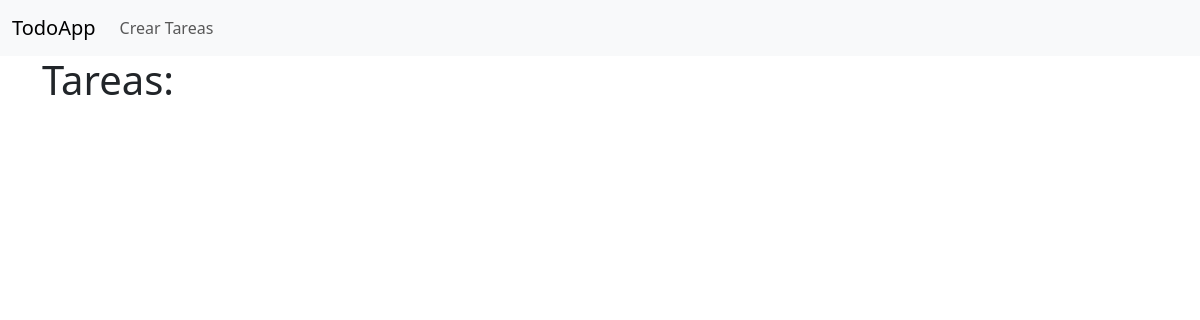
Before: / with the older database file.
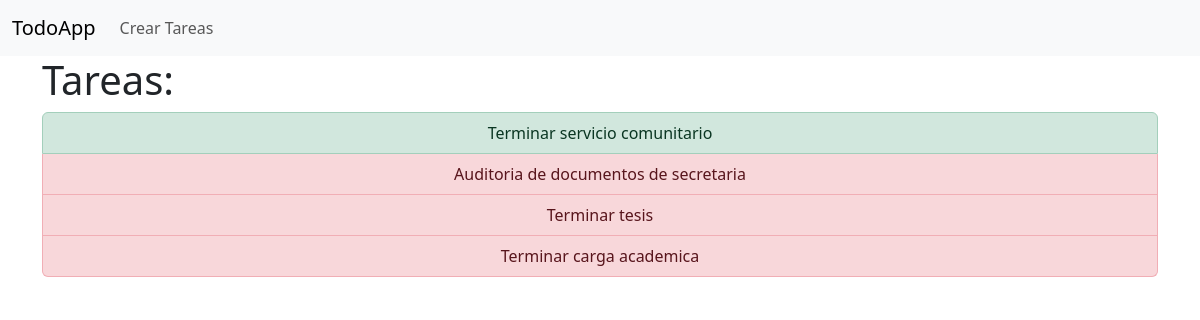
After: the same page with the newer database file.
### tasks/models.py (models this page shows)
class Task(models.Model):
    description=models.CharField(max_length=255)
    done=models.BooleanField()

### tasks/views.py (the view)
# urls.py: path('',home_view,name='home-view')
def home_view(request):
    tasks=Task.objects.all()
    context={
        'tasks':tasks
    }
    return render(request,'tasks/home.html',context)

### templates/tasks/home.html (shortened to what this page needs)
{% extends 'base/master.html' %}
{% block content %}
<div>
    <h1>Tareas:</h1>
    <ul class="list-group">
        {% for task in tasks %}
        <li class="list-group-item text-center list-group-item-{% if task.done %}success{% else %}danger{% endif %}">{{ task.description }}</li>
        {% endfor %}
    </ul>
</div>
{% endblock %}

### templates/base/master.html (shortened to what this page needs)
<!DOCTYPE html>
<html lang="en">
<head>
    <link href="https://cdn.jsdelivr.net/npm/bootstrap@5.3.3/dist/css/bootstrap.min.css" rel="stylesheet">
</head>
<body>
    <nav class="navbar navbar-expand-lg bg-body-tertiary">
        <div class="container-fluid">
          <a class="navbar-brand" href="#">TodoApp</a>
          <div class="collapse navbar-collapse" id="navbarNav">
            <ul class="navbar-nav">
              <li class="nav-item">
                <a class="nav-link" href="#">Crear Tareas</a>
              </li>
            </ul>
          </div>
        </div>
      </nav>
      <div class="container">
        {% block content %}
        {% endblock %}
      </div>
</body>
</html>

Changed rows visible on the page:
added Task: description "Terminar servicio comunitario", done True (drawn)
added Task: description "Auditoria de documentos de secretaria"
added Task: description "Terminar tesis"
added Task: description "Terminar carga academica"
